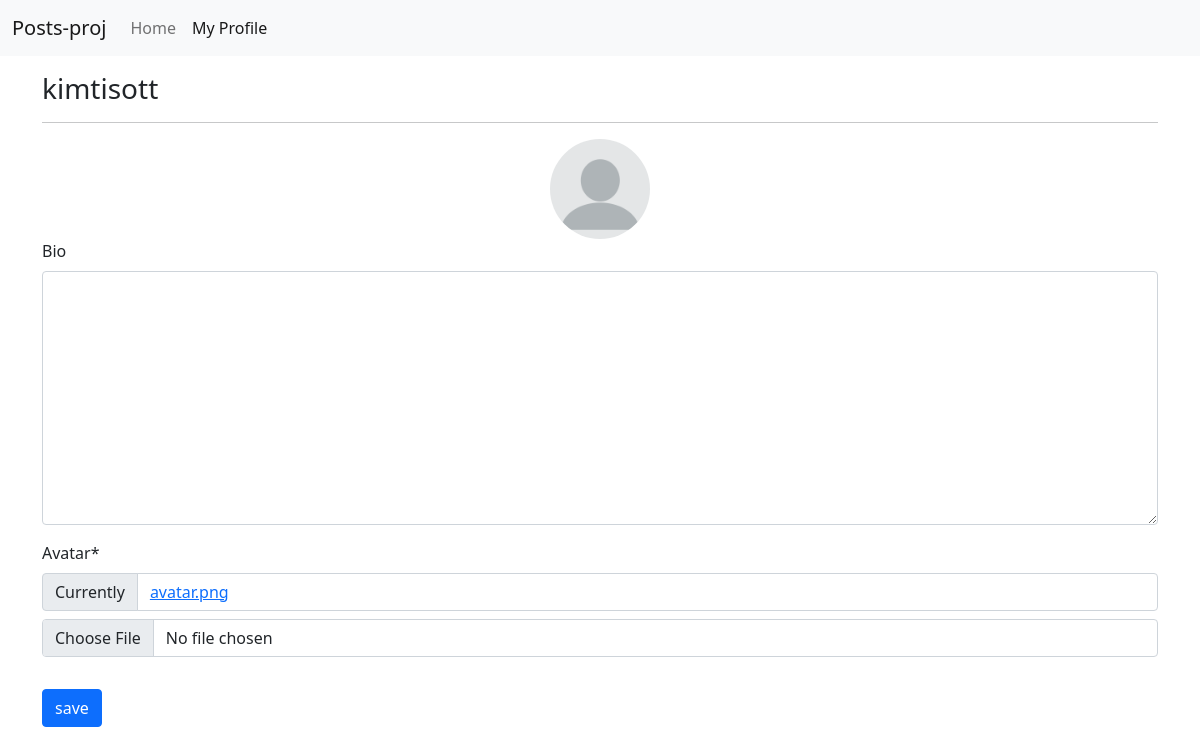
/profiles/my/ (signed in), run on an earlier commit of the app's database.
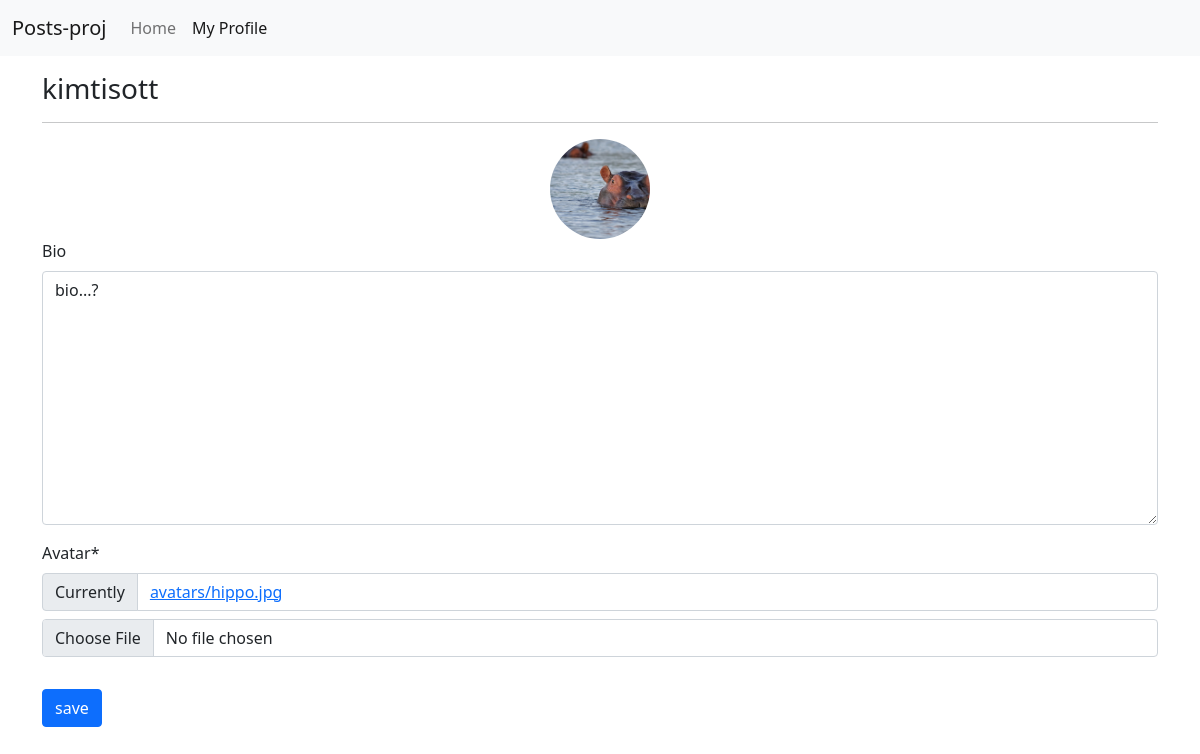
And on a later commit of the database.
### profiles/models.py (models this page shows, shortened)
class Profile(models.Model):
    user = models.OneToOneField(User, on_delete=models.CASCADE)
    bio = models.TextField(blank=True)
    avatar = models.ImageField(default='avatar.png', upload_to='avatars')
    updated = models.DateTimeField(auto_now=True)
    created = models.DateTimeField(auto_now_add=True)

### profiles/views.py (the view, shortened to what this page needs)
# urls.py: path('my/', my_profile_view, name='my-profile'),
@login_required
def my_profile_view(request):
    obj = Profile.objects.get(user=request.user)
    form = ProfileForm(request.POST or None, request.FILES or None, instance=obj)
    context = {
        'obj': obj,
        'form': form
    }
    return render(request, 'profiles/main.html', context)

### profiles/forms.py
class ProfileForm(forms.ModelForm):
    class Meta:
        model = Profile
        fields = ('bio', 'avatar')

### profiles/templates/profiles/main.html (shortened to what this page needs)
{% extends "base.html" %}
{% load static %}
{% load crispy_forms_tags %}
{% block content %}
    <h3>{{obj.user}}</h3>
    <hr>
    <div class="text-center" id="avatar-box">
        <img src="{{obj.avatar.url}}" style="border-radius: 100%; object-fit: cover" height="100px" width="100px" alt="{{obj.user.username}}">
    </div>
    <form id="profile-form">
        {{form|crispy}}
        <button type="submit" class="btn btn-primary mt-3">save</button>
    </form>
{% endblock content %}

### templates/base.html (shortened to what this page needs)
{% load static %}
<!doctype html>
<html lang="en">
  <head>
    <link href="https://cdn.jsdelivr.net/npm/bootstrap@5.0.0-beta2/dist/css/bootstrap.min.css" rel="stylesheet">
    <link rel="stylesheet" href="{% static 'style.css' %}">
    <link rel="stylesheet" href="{% static 'dropzone.css' %}">
  </head>
  <body>
    {% include "navbar.html" %}
    <div class="container mt-3 mb-3">
        {% block content %}
        {% endblock content %}
    </div>
  </body>
</html>

### templates/navbar.html (shortened to what this page needs)
{% url 'posts:main-board' as path_to_home %}
{% url 'profiles:my-profile' as path_to_my_profile %}
<nav class="navbar navbar-expand-lg navbar-light bg-light">
    <div class="container-fluid">
        <a class="navbar-brand" href="{{path_to_home}}">Posts-proj</a>
        <div class="collapse navbar-collapse" id="navbarNav">
            <ul class="navbar-nav">
                <li class="nav-item">
                    <a class="nav-link {% if request.path == path_to_home %}active{% endif %}">Home</a>
                </li>
                <li class="nav-item">
                    <a class="nav-link {% if request.path == path_to_my_profile %}active{% endif %}">My Profile</a>
                </li>
            </ul>
        </div>
    </div>
</nav>

What changed in the data, as far as the page shows it:
changed Profile "kimtisott": avatar: picture added in place of a placeholder; bio (not shown) → "bio...?"
Also different on the page:
text no longer shown: "Bio Avatar * Currently avatar.png"
text now shown: "Bio Avatar * Currently avatars/hippo.jpg"
